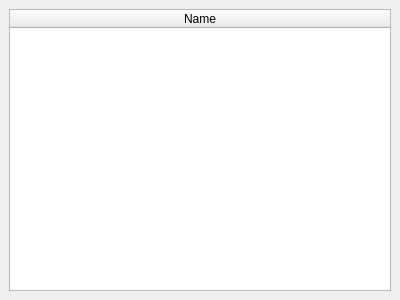
<?xml version="1.0" encoding="UTF-8"?>
<ui version="4.0">
 <class>RoomsDockWidget</class>
 <widget class="QDockWidget" name="RoomsDockWidget">
  <property name="geometry">
   <rect>
    <x>0</x>
    <y>0</y>
    <width>400</width>
    <height>300</height>
   </rect>
  </property>
  <property name="windowTitle">
   <string>Rooms</string>
  </property>
  <widget class="QWidget" name="dockWidgetContents">
   <layout class="QVBoxLayout" name="verticalLayout">
    <item>
     <widget class="QTableWidget" name="tableWidget">
      <property name="alternatingRowColors">
       <bool>true</bool>
      </property>
      <property name="selectionMode">
       <enum>QAbstractItemView::NoSelection</enum>
      </property>
      <attribute name="horizontalHeaderStretchLastSection">
       <bool>true</bool>
      </attribute>
      <column>
       <property name="text">
        <string>Name</string>
       </property>
      </column>
     </widget>
    </item>
   </layout>
  </widget>
 </widget>
 <resources/>
 <connections/>
</ui>
